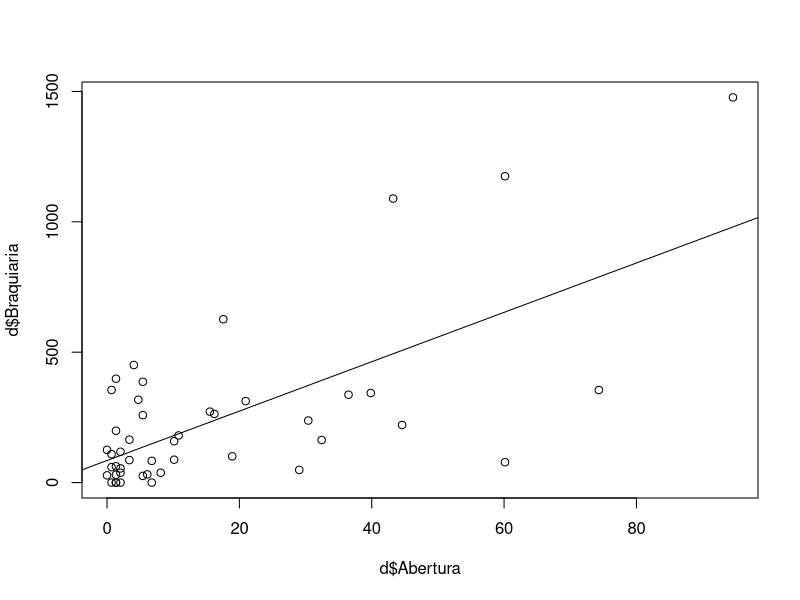
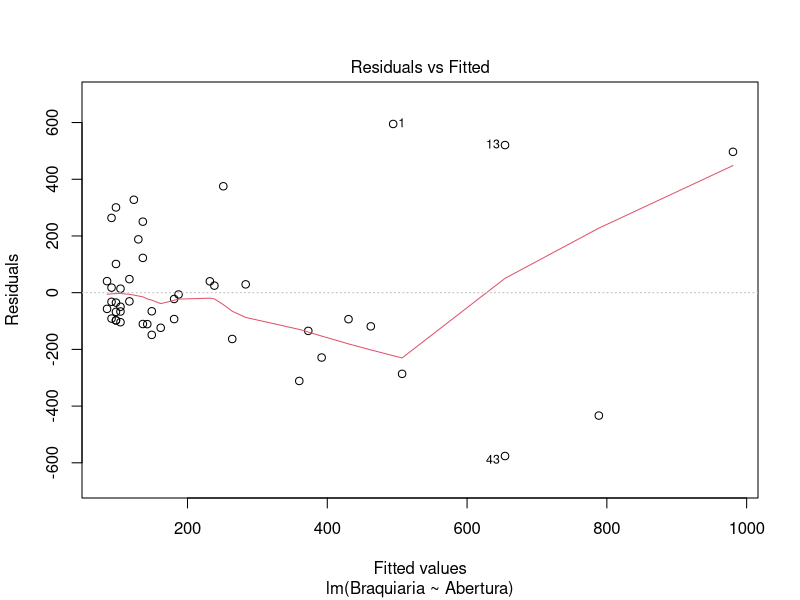
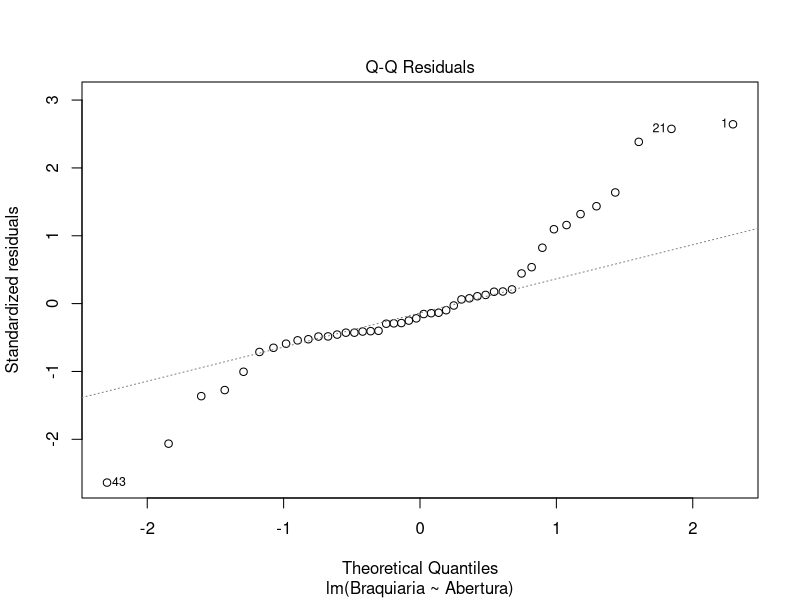
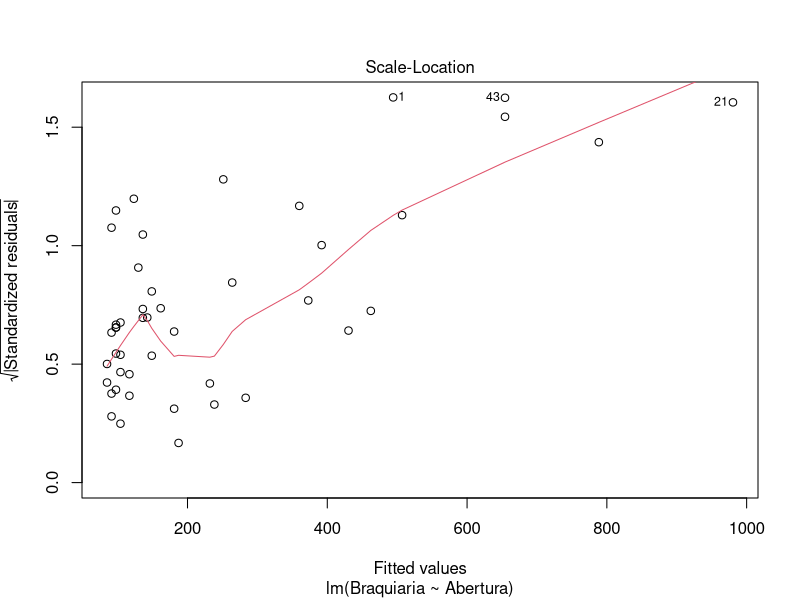
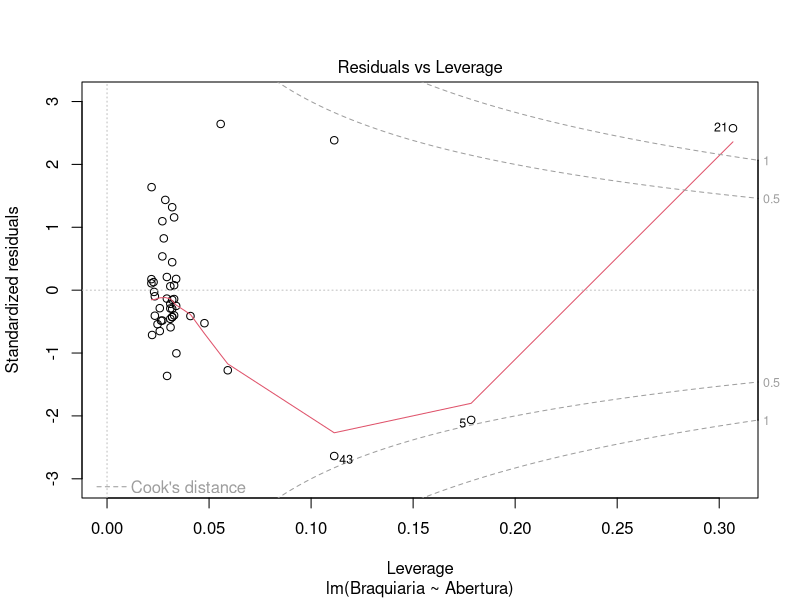
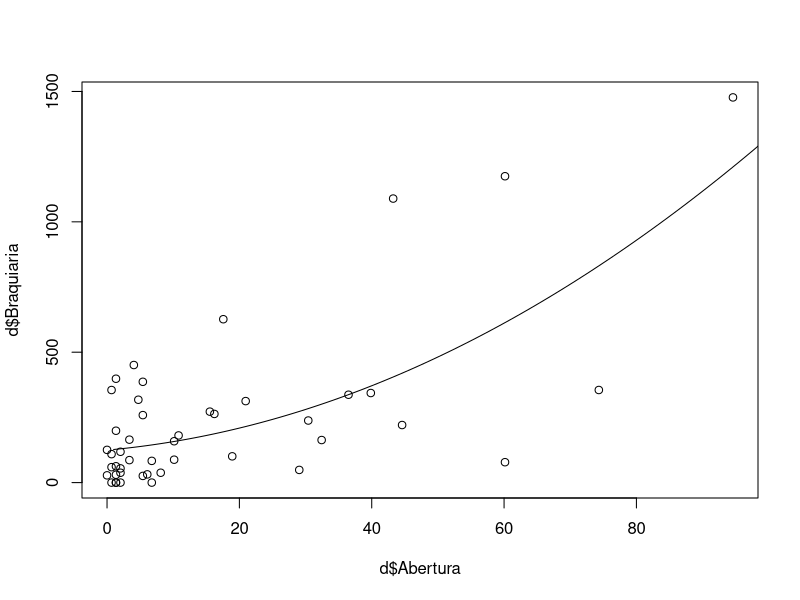
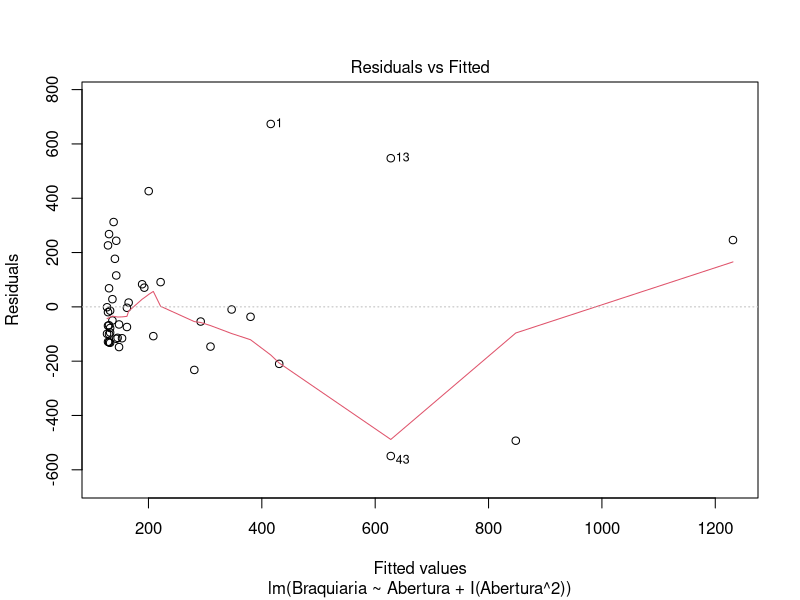
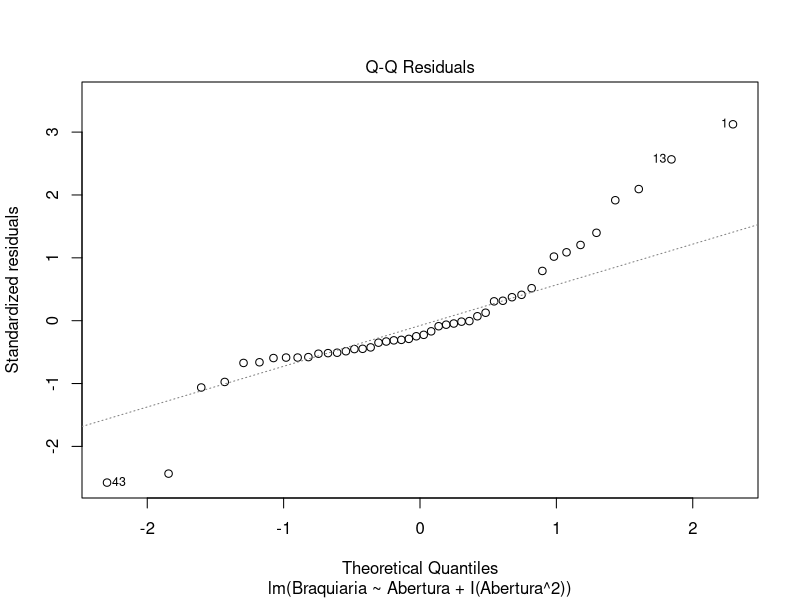

Source code (R) for these figures, in order:
#--------------------------------------------------------------------------------------------------
# Regressao linear
#
# Gorgens, Eric Bastos
# Department of Forest Sciences
# University of Sao Paulo
# Piracicaba, Brazil
# gorgens (at) usp.br
#
#--------------------------------------------------------------------------------------------------

# Neste arquivo temos o peso de serrapilheira e braquiaria (dividido em total e aéreo) e abertura de dossel.
# Deseja-se investigar se o nivel de abertura de dossel influencia no desenvolvimento da braquiaria.

d = read.csv("linear.csv", header=TRUE)
head(d)

# Modelo linear simples
plot(d$Braquiaria~d$Abertura)
reg = lm(Braquiaria~Abertura, data=d)
abline(reg)
summary(reg)
plot(reg)

# Modelo quadratico
plot(d$Braquiaria~d$Abertura)
reg2 = lm(Braquiaria~Abertura+I(Abertura^2), data=d)

# A função abline não funciona para modelos não lineares... assim podemos adicionar a linha de tendência usando
temp = data.frame(Abertura=seq(0,100,1))
lines(predict(reg2,temp))
summary(reg2)
plot(reg2)

# criar o modelo cubico
plot(d$Braquiaria~d$Abertura)
reg3 = lm(Braquiaria~Abertura+I(Abertura^2)+I(Abertura^3), data=d)
temp = data.frame(Abertura=seq(0,100,1))
lines(predict(reg3,temp))
summary(reg3)
plot(reg3)

# Braquiaria em funcao da serrapilheira
plot(d$Braquiaria~d$Serrapilheira)
reg4 = lm(Braquiaria~Serrapilheira, data=d)
abline(reg4)
summary(reg4)
plot(reg4)

# Braquiaria em funcao da serrapilheira sem o intercepto
plot(d$Braquiaria~d$Serrapilheira)
reg5 = lm(Braquiaria~Serrapilheira-1, data=d)
abline(reg5)
summary(reg5)
plot(reg5)
